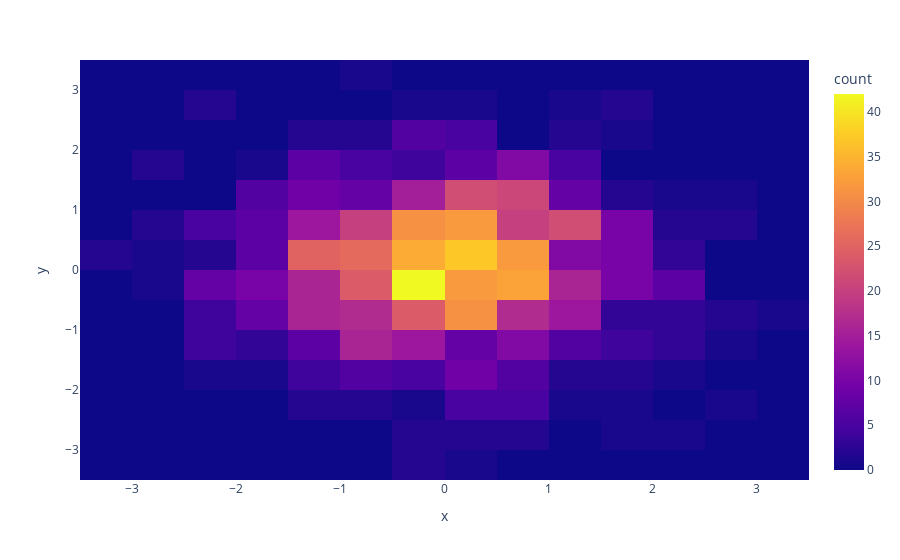

This figure's notebook cell:
### Code cell
px.density_heatmap(x=x,y=y)

### Figure 1 — Plotly figure (JSON) as saved in the notebook; plotly's stock layout.template omitted (floating-point values rounded to 4 significant figures; data arrays with more than 128 entries replaced by an {"elided": "..."} marker saying what was removed)
{"data": [{"coloraxis": "coloraxis", "hovertemplate": "x=%{x}<br>y=%{y}<br>count=%{z}<extra></extra>", "name": "", "type": "histogram2d", "x": {"elided": "1000 float values"}, "xaxis": "x", "xbingroup": "x", "y": {"elided": "1000 float values"}, "yaxis": "y", "ybingroup": "y"}], "layout": {"coloraxis": {"colorbar": {"title": {"text": "count"}}, "colorscale": [[0, "#0d0887"], [0.1111, "#46039f"], [0.2222, "#7201a8"], [0.3333, "#9c179e"], [0.4444, "#bd3786"], [0.5556, "#d8576b"], [0.6667, "#ed7953"], [0.7778, "#fb9f3a"], [0.8889, "#fdca26"], [1, "#f0f921"]]}, "legend": {"tracegroupgap": 0}, "margin": {"t": 60}, "xaxis": {"anchor": "y", "domain": [0, 1], "title": {"text": "x"}}, "yaxis": {"anchor": "x", "domain": [0, 1], "title": {"text": "y"}}}}
